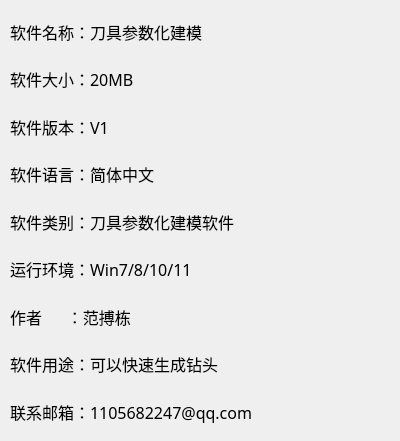
<?xml version="1.0" encoding="UTF-8"?>
<ui version="4.0">
 <class>Form</class>
 <widget class="QWidget" name="Form">
  <property name="geometry">
   <rect>
    <x>0</x>
    <y>0</y>
    <width>400</width>
    <height>441</height>
   </rect>
  </property>
  <property name="windowTitle">
   <string>软件说明</string>
  </property>
  <widget class="QWidget" name="layoutWidget">
   <property name="geometry">
    <rect>
     <x>10</x>
     <y>11</y>
     <width>514</width>
     <height>421</height>
    </rect>
   </property>
   <layout class="QGridLayout" name="gridLayout">
    <item row="0" column="0">
     <widget class="QLabel" name="label">
      <property name="font">
       <font>
        <family>微软雅黑</family>
        <pointsize>12</pointsize>
       </font>
      </property>
      <property name="text">
       <string>软件名称：刀具参数化建模</string>
      </property>
     </widget>
    </item>
    <item row="1" column="0">
     <widget class="QLabel" name="label_2">
      <property name="font">
       <font>
        <family>微软雅黑</family>
        <pointsize>12</pointsize>
       </font>
      </property>
      <property name="text">
       <string>软件大小：20MB</string>
      </property>
     </widget>
    </item>
    <item row="2" column="0">
     <widget class="QLabel" name="label_9">
      <property name="font">
       <font>
        <family>微软雅黑</family>
        <pointsize>12</pointsize>
       </font>
      </property>
      <property name="text">
       <string>软件版本：V1</string>
      </property>
     </widget>
    </item>
    <item row="3" column="0">
     <widget class="QLabel" name="label_3">
      <property name="font">
       <font>
        <family>微软雅黑</family>
        <pointsize>12</pointsize>
       </font>
      </property>
      <property name="text">
       <string>软件语言：简体中文</string>
      </property>
     </widget>
    </item>
    <item row="4" column="0">
     <widget class="QLabel" name="label_4">
      <property name="font">
       <font>
        <family>微软雅黑</family>
        <pointsize>12</pointsize>
       </font>
      </property>
      <property name="text">
       <string>软件类别：刀具参数化建模软件</string>
      </property>
     </widget>
    </item>
    <item row="5" column="0">
     <widget class="QLabel" name="label_5">
      <property name="font">
       <font>
        <family>微软雅黑</family>
        <pointsize>12</pointsize>
       </font>
      </property>
      <property name="text">
       <string>运行环境：Win7/8/10/11</string>
      </property>
     </widget>
    </item>
    <item row="6" column="0">
     <widget class="QLabel" name="label_6">
      <property name="font">
       <font>
        <family>微软雅黑</family>
        <pointsize>12</pointsize>
       </font>
      </property>
      <property name="text">
       <string>作者      ：范搏栋</string>
      </property>
     </widget>
    </item>
    <item row="7" column="0">
     <widget class="QLabel" name="label_7">
      <property name="font">
       <font>
        <family>微软雅黑</family>
        <pointsize>12</pointsize>
       </font>
      </property>
      <property name="text">
       <string>软件用途：可以快速生成钻头</string>
      </property>
     </widget>
    </item>
    <item row="8" column="0">
     <widget class="QLabel" name="label_8">
      <property name="font">
       <font>
        <family>微软雅黑</family>
        <pointsize>12</pointsize>
       </font>
      </property>
      <property name="text">
       <string>联系邮箱：1105682247@qq.com</string>
      </property>
     </widget>
    </item>
   </layout>
  </widget>
 </widget>
 <resources/>
 <connections/>
</ui>
